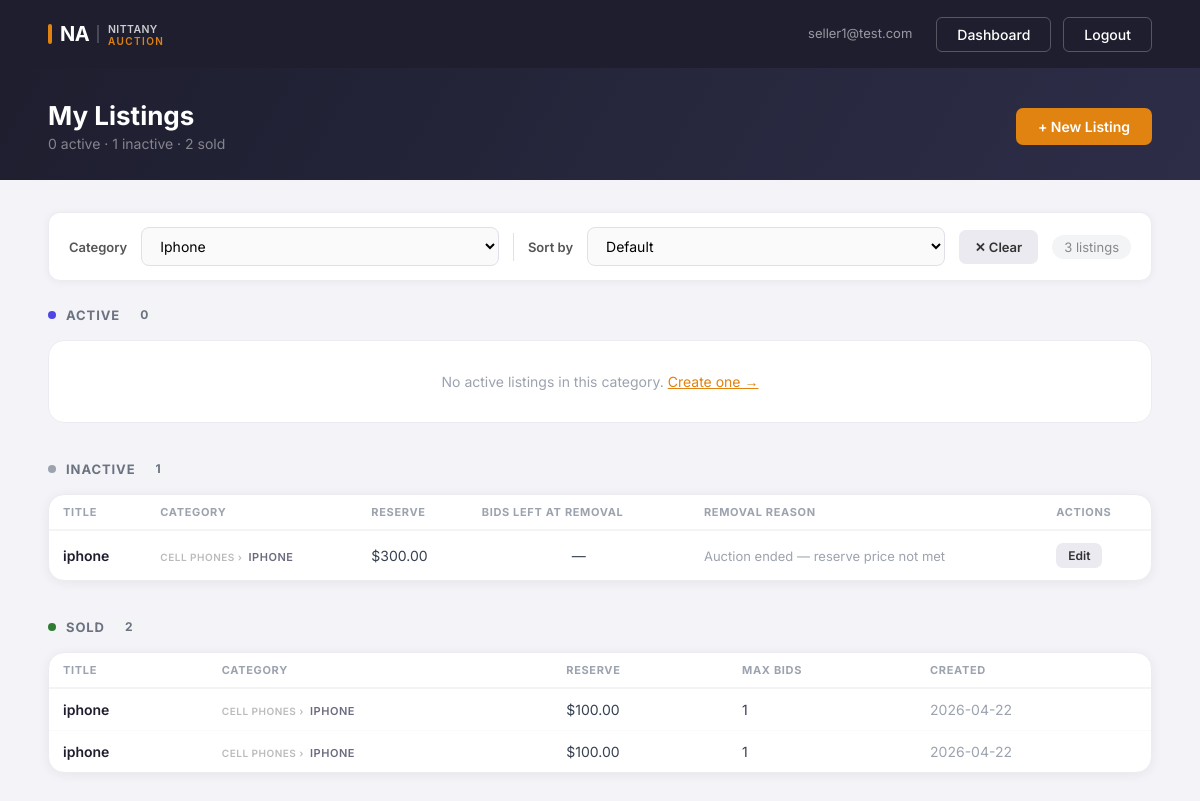
Page /seller/listings?category_id=44 (signed in) on the committed database.
### tables this page shows
CREATE TABLE listings (
            listing_id        INTEGER PRIMARY KEY AUTOINCREMENT,
            seller_email      TEXT NOT NULL,
            title             TEXT NOT NULL,
            description       TEXT,
            condition         TEXT,
            category_id       INTEGER,
            reserve_price     REAL NOT NULL,
            auction_stop_time DATETIME NOT NULL,
            status            TEXT DEFAULT 'active',
            removal_reason    TEXT,
            max_bids          INTEGER DEFAULT 0,
            created_at        DATETIME DEFAULT CURRENT_TIMESTAMP
        , promoted INTEGER DEFAULT 0, promoted_at DATETIME, promotion_fee REAL, remaining_bids_at_removal INTEGER);

CREATE TABLE categories (
    category_id   INTEGER PRIMARY KEY AUTOINCREMENT,
    category_name TEXT NOT NULL
, parent_category TEXT);

### app.py (the view)
@app.route("/seller/listings")
def seller_listings():
    guard = role_required("seller")
    if guard:
        return guard
    category_id     = request.args.get("category_id", type=int)
    parent_category = request.args.get("parent_category", "").strip()
    sort            = request.args.get("sort", "").strip()
    sort_options = {
        "time_asc":   "l.auction_stop_time ASC",
        "time_desc":  "l.auction_stop_time DESC",
        "price_asc":  "l.reserve_price ASC",
        "price_desc": "l.reserve_price DESC",
        "bids_desc":  "bid_count DESC",
        "bids_asc":   "bid_count ASC",
    }
    order_sql = "ORDER BY l.promoted DESC, " + sort_options.get(sort, "l.auction_stop_time ASC")
    with sqlite3.connect("nittanyauction.db") as conn:
        conn.row_factory = sqlite3.Row
        all_cats = conn.execute(
            "SELECT * FROM categories ORDER BY parent_category, category_name"
        ).fetchall()
        grouped_categories = {}
        for cat in all_cats:
            p = cat["parent_category"] or "Other"
            grouped_categories.setdefault(p, []).append(dict(cat))
        base = """
            SELECT l.*,
                   c.category_name AS category,
                   c.parent_category,
                   (SELECT COUNT(*) FROM bids WHERE listing_id = l.listing_id) AS bid_count
            FROM listings l
            LEFT JOIN categories c ON l.category_id = c.category_id
            WHERE l.seller_email = ?
        """
        params = [session["email"]]
        if category_id:
            base += " AND l.category_id = ?"
            params.append(category_id)
        elif parent_category:
            base += " AND c.parent_category = ?"
            params.append(parent_category)
        all_rows = conn.execute(base + " " + order_sql, params).fetchall()
    active   = [r for r in all_rows if r["status"] == "active"]
    inactive = [r for r in all_rows if r["status"] == "inactive"]
    sold     = [r for r in all_rows if r["status"] == "sold"]
    return render_template("seller_listings.html",
                           active=active,
                           inactive=inactive,
                           sold=sold,
                           email=session["email"],
                           sort=sort,
                           grouped_categories=grouped_categories,
                           selected_category=category_id,
                           selected_parent=parent_category)

### templates/seller_listings.html (shortened to what this page needs)
<!DOCTYPE html>
<html>
<head>
    <link rel="stylesheet" href="{{ url_for('static', filename='style.css') }}">
</head>
<body>
    <nav class="first-navbar">
        <a href="/dashboard"><img src="{{ url_for('static', filename='logo.svg') }}" alt="NittanyAuction" height="36"></a>
        <div class="nav-links">
            <span class="nav-user">{{ email }}</span>
            <a href="/seller">Dashboard</a>
            <a href="/logout">Logout</a>
        </div>
    </nav>
    <div class="page-banner">
        <div class="page-banner-inner">
            <div>
                <h2>My Listings</h2>
                <p>{{ active|length }} active · {{ inactive|length }} inactive · {{ sold|length }} sold</p>
            </div>
            <a href="/seller/listings/new" class="btn-primary">+ New Listing</a>
        </div>
    </div>
    <div class="content-wrap">
        <div class="browse-filter-bar">
            <label for="cat">Category</label>
            <select id="cat">
                {% for parent, subcats in grouped_categories.items() | sort %}
                <optgroup label="{{ parent }}">
                    {% for cat in subcats %}
                    <option value="{{ cat['category_id'] }}"
                        {% if selected_category == cat['category_id'] %}selected{% endif %}>
                        {{ cat['category_name'] }}
                    </option>
                    {% endfor %}
                </optgroup>
                {% endfor %}
            </select>
            <label for="sort-sel">Sort by</label>
            <select id="sort-sel">
                <option value=""           {% if not sort %}selected{% endif %}>Default</option>
            </select>
            {% if selected_category or selected_parent or sort %}
            <a href="/seller/listings" class="btn-secondary" style="font-size:13px; padding:9px 16px; white-space:nowrap;">✕ Clear</a>
            {% endif %}
            <span class="result-count">
                {{ (active|length) + (inactive|length) + (sold|length) }} listing{{ 's' if (active|length + inactive|length + sold|length) != 1 }}
            </span>
        </div>
        <div class="sl-section">
            <div class="sl-section-head">
                <div class="sl-section-head-dot dot-active"></div>
                <h3>Active</h3>
                <span class="sl-section-count">{{ active|length }}</span>
            </div>
            {% if active %}
            <div class="listing-grid">
                {% for listing in active %}
                <div class="listing-card{% if listing['promoted'] %} listing-card-promoted{% endif %}">
                    <div class="listing-card-accent"></div>
                    <div class="listing-card-body">
                        <div class="listing-card-top">
                            <div class="listing-card-category">
                                {% if listing['parent_category'] %}
                                    <span class="cat-parent">{{ listing['parent_category'] }}</span>
                                {% endif %}
                                <span class="cat-name">{{ listing['category'] or 'General' }}</span>
                            </div>
                            <span class="listing-card-timer" data-end="{{ listing['auction_stop_time'] }}">⏱ …</span>
                        </div>
                        <div class="listing-card-title">{{ listing['title'] }}</div>
                        <div class="listing-card-price">
                            ${{ "%.2f"|format(listing['reserve_price']) }}
                            <span>reserve</span>
                        </div>
                        <div class="listing-card-footer">
                            <span class="listing-card-bids">
                                🔨 {{ listing['bid_count'] }} bid{{ 's' if listing['bid_count'] != 1 }}
                                · max {{ listing['max_bids'] }}
                            </span>
                            {% if listing['promoted'] %}
                            <span class="listing-card-promoted-badge">★ Promoted</span>
                            {% endif %}
                        </div>
                    </div>
                    <div class="listing-card-actions">
                        {% if listing['bid_count'] == 0 %}
                        <a href="/seller/listings/{{ listing['listing_id'] }}/edit" class="btn-secondary">Edit</a>
                        {% endif %}
                        <a href="/seller/listings/{{ listing['listing_id'] }}/questions" class="btn-secondary">Q&A</a>
                        {% if not listing['promoted'] %}
                        <a href="/seller/listings/{{ listing['listing_id'] }}/promote" class="btn-secondary">Promote</a>
                        {% endif %}
                        <a href="/seller/listings/{{ listing['listing_id'] }}/remove" class="btn-danger">Remove</a>
                    </div>
                </div>
                {% endfor %}
            </div>
            {% else %}
            <div class="empty-card">
                No active listings{% if selected_category or selected_parent %} in this category{% endif %}.
                <a href="/seller/listings/new" style="color:#e08311;">Create one →</a>
            </div>
            {% endif %}
        </div>
        <div class="sl-section">
            <div class="sl-section-head">
                <div class="sl-section-head-dot dot-inactive"></div>
                <h3>Inactive</h3>
                <span class="sl-section-count">{{ inactive|length }}</span>
            </div>
            {% if inactive %}
            <div class="sl-table-wrap">
                <table class="sl-table">
                    <thead>
                        <tr>
                            <th>Title</th>
                            <th>Category</th>
                            <th>Reserve</th>
                            <th>Bids Left at Removal</th>
                            <th>Removal Reason</th>
                            <th>Actions</th>
                        </tr>
                    </thead>
                    <tbody>
                        {% for listing in inactive %}
                        <tr>
                            <td style="font-weight:600; color:#1e1e2f;">{{ listing['title'] }}</td>
                            <td>
                                {% if listing['parent_category'] %}<span class="cat-parent" style="margin-right:2px;">{{ listing['parent_category'] }} ›</span>{% endif %}
                                <span class="cat-name">{{ listing['category'] or '—' }}</span>
                            </td>
                            <td>${{ "%.2f"|format(listing['reserve_price']) }}</td>
                            <td style="text-align:center; color:#374151;">
                                {% if listing['remaining_bids_at_removal'] is not none %}
                                    {{ listing['remaining_bids_at_removal'] }}
                                {% else %}—{% endif %}
                            </td>
                            <td style="color:#9ca3af; font-size:13px;">{{ listing['removal_reason'] or '—' }}</td>
                            <td>
                                <a href="/seller/listings/{{ listing['listing_id'] }}/edit" class="btn-secondary" style="font-size:12px; padding:5px 12px;">Edit</a>
                            </td>
                        </tr>
                        {% endfor %}
                    </tbody>
                </table>
            </div>
            {% else %}
            <div class="empty-card">No inactive listings.</div>
            {% endif %}
        </div>
        <div class="sl-section">
            <div class="sl-section-head">
                <div class="sl-section-head-dot dot-sold"></div>
                <h3>Sold</h3>
                <span class="sl-section-count">{{ sold|length }}</span>
            </div>
            {% if sold %}
            <div class="sl-table-wrap">
                <table class="sl-table">
                    <thead>
                        <tr>
                            <th>Title</th>
                            <th>Category</th>
                            <th>Reserve</th>
                            <th>Max Bids</th>
                            <th>Created</th>
                        </tr>
                    </thead>
                    <tbody>
                        {% for listing in sold %}
                        <tr>
                            <td style="font-weight:600; color:#1e1e2f;">{{ listing['title'] }}</td>
                            <td>
                                {% if listing['parent_category'] %}<span class="cat-parent" style="margin-right:2px;">{{ listing['parent_category'] }} ›</span>{% endif %}
                                <span class="cat-name">{{ listing['category'] or '—' }}</span>
                            </td>
                            <td>${{ "%.2f"|format(listing['reserve_price']) }}</td>
                            <td>{{ listing['max_bids'] }}</td>
                            <td style="color:#9ca3af;">{{ listing['created_at'][:10] }}</td>
                        </tr>
                        {% endfor %}
                    </tbody>
                </table>
            </div>
            {% else %}
            <div class="empty-card">No sold listings yet.</div>
            {% endif %}
        </div>
    </div>
</body>
</html>

### rows in the picture
listings: title "iphone", parent_category "CELL PHONES", category_name "IPHONE", reserve_price "300.00", removal_reason "Auction ended — reserve price not met"
listings: title "iphone", parent_category "CELL PHONES", category_name "IPHONE", reserve_price "100.00", max_bids "1", created_at "2026-04-22"
listings: title "iphone", parent_category "CELL PHONES", category_name "IPHONE", reserve_price "100.00", max_bids "1", created_at "2026-04-22"

### other values in the picture
{{ email }} "seller1@test.com"
{{ active|length }} "0"
{{ inactive|length }} "1"
{{ sold|length }} "2"
{{ (active|length) + (inactive|length) + (sold|length) }} "3"
{{ 's' if (active|length + inactive|length + sold|length) != 1 }} "s"
form field value "Iphone"
